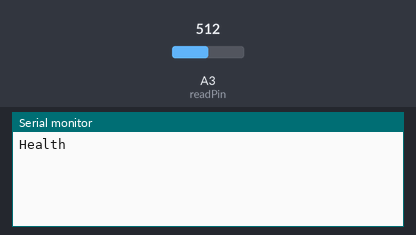
Recording of a sketch running on a simulated Arduino Uno, built with avr-gcc and run on an emulated ATmega328P. On the bench: the last lines printed to the serial monitor. The inputs (shaded band) are chosen by the test bench; at power-on: A3 (readPin) = 512.

Above: at 1.2 s.
1.3 s: A3 (readPin) set to 440
At 3.2 s:
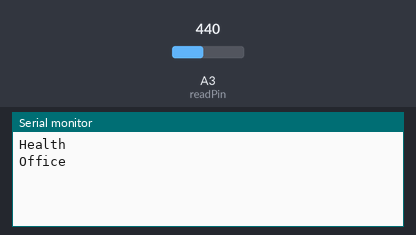
4.3 s: A3 (readPin) set to 306
At 5.8 s:
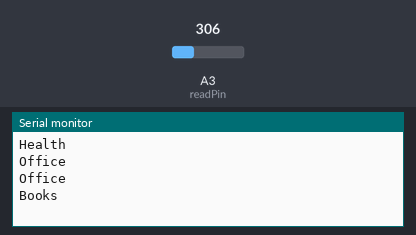
7.3 s: A3 (readPin) set to 240
At 9.2 s:
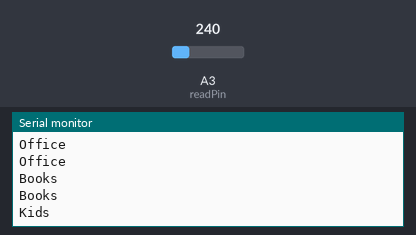
10.3 s: A3 (readPin) set to 122
At 11.7 s:
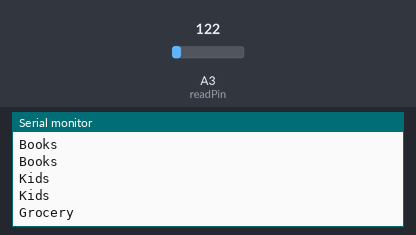
13.3 s: A3 (readPin) set to 70
At 15.2 s:
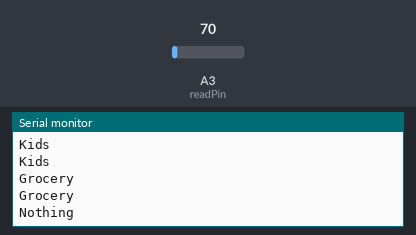
16.3 s: A3 (readPin) set to 660
At 17.6 s:
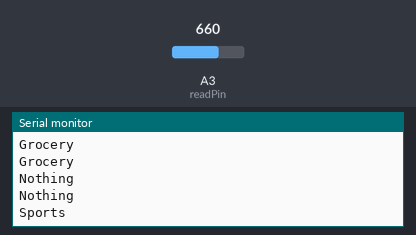

The sketch:

_328_to_Arduino.ino
```cpp
int readPin = 3; //analog pin3
int sum = 0; // add up the first 5 sets of data and take average
int i = 0;
int val=0;
int val2=0;
void setup()
{
 pinMode(readPin,INPUT);
 Serial.begin(9600);
}

void loop()
{
   while(i < 5){
     val = analogRead(readPin);
     sum = sum + val;
     i ++;
     delay(100);
   }
   val2 = sum/5;

   if(val2 < 80)
   Serial.print("Nothing\n");

   else if(80 < val2 && val2 < 150){
     Serial.print("Grocery\n");
   }
   if(150 < val2 && val2< 250){
     Serial.print("Kids\n");
   }
   else if(250 < val2 && val2 < 350){
     Serial.print("Books\n");
   }
   else if(350 < val2 && val2 < 450){
     Serial.print("Office\n");
   }
   else if(450 < val2 && val2 < 550){
     Serial.print("Health\n");
   }
   else if(550 < val2 && val2 < 650){
     Serial.print("Beauty\n");
   }
   else if(650 < val2 && val2 < 750){
     Serial.print("Sports\n");
   }
   else if(750 < val2 && val2 < 850){
     Serial.print("Electronics\n");
   }
   else if(850 < val2 && val2 < 950){
     Serial.print("Apparel\n");
   }
   else if(950 < val2 && val2 < 1050){
     Serial.print("Home\n");
   }

   sum = 0;
   i = 0;
   delay(1000);
}
```

Measured:
- after the input at 1.3 s, the serial monitor: prints a new line after 0.70 s (image 1)
- after the input at 4.3 s, the serial monitor: prints a new line after 0.70 s (image 2)
- after the input at 7.3 s, the serial monitor: prints a new line after 0.70 s (image 3)
- after the input at 10.3 s, the serial monitor: prints a new line after 0.71 s (image 4)
- after the input at 13.3 s, the serial monitor: prints a new line after 0.71 s (image 5)
- after the input at 16.3 s, the serial monitor: prints a new line after 0.71 s (image 6)
